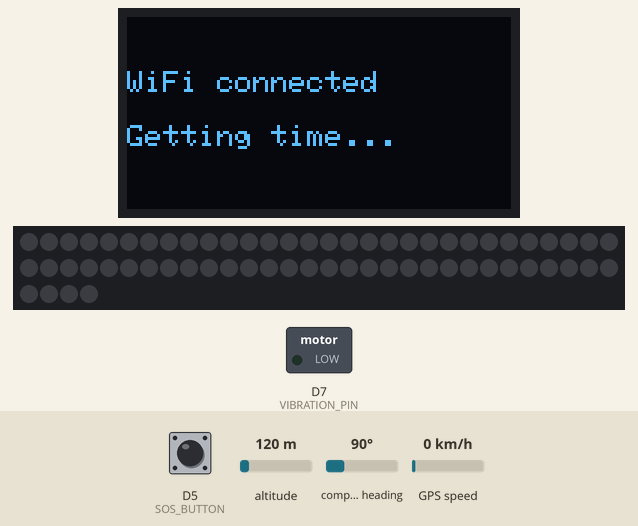
The sketch below on a simulated ESP8266 (NodeMCU). On the bench: 128×64 one-colour display, 64 RGB LEDs in strip order, left to right, continuing on the next row, switched loads named in the sketch (green lamp = pin HIGH). Inputs (shaded band) come from the test bench; at power-on: D5 (SOS_BUTTON) HIGH, altitude 120 m, compass heading 90°, GPS speed 0 km/h. WiFi joins after 1.5 s; servers stay silent unless stated; the local clock reads 2024-03-15 10:24:30 at power-on unless the sketch sets it; the GPS gets a fix after 3 s at 37.7749, -122.4194 with 8 satellites; what the sketch prints to the serial monitor is not drawn.

Above: at 1.9 s.
At 34.4 s:
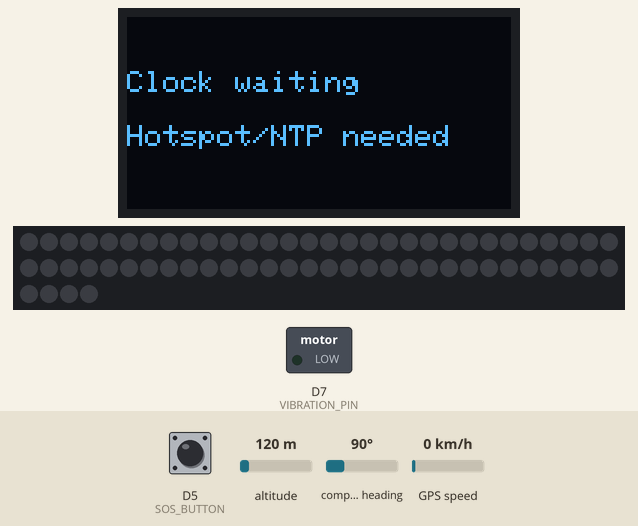

Measured:
- what the display in image 0 shows lasts 30.3 s, from 1.8 s to 32.1 s

The sketch:

Shaktibandh_Wearable_Transmitter.ino
```cpp
#include <ESP8266WiFi.h>
#include <espnow.h>
#include <Adafruit_NeoPixel.h>
#include <Wire.h>
#include <time.h>
#include <SoftwareSerial.h>
#include <TinyGPSPlus.h>
#include <Adafruit_GFX.h>
#include <Adafruit_SSD1306.h>

// SHAKTIBANDH WEARABLE - NodeMCU ESP8266
// Button D5->GND | WS2812 DIN D2 | vibration IN D7
// OLED SDA D6, SCL D1, address 0x3C
// GPS TX -> D3 (GPS RX unused). D3/GPIO0 must not be held LOW at boot.

#define SOS_BUTTON D5
#define LED_PIN D2
#define VIBRATION_PIN D7
#define GPS_RX D3
#define NUM_LEDS 64
#define WIFI_CHANNEL 1
#define SCREEN_WIDTH 128
#define SCREEN_HEIGHT 64
#define OLED_RESET -1
#define OLED_ADDRESS 0x3C

Adafruit_SSD1306 display(SCREEN_WIDTH, SCREEN_HEIGHT, &Wire, OLED_RESET);
SoftwareSerial gpsSerial(GPS_RX, -1);
TinyGPSPlus gps;
Adafruit_NeoPixel pixels(NUM_LEDS, LED_PIN, NEO_GRB + NEO_KHZ800);

const char* ssid = "RadheRadhe";
const char* password = "radhekrishna";
const char* timezone = "IST-5:30";
const time_t VALID_TIME = 1760000000;

uint8_t gatewayMAC[] = {0x48, 0x3F, 0xDA, 0x47, 0x2F, 0x4C};

double latitude = 0, longitude = 0;
bool gpsFix = false, timeIsValid = false;
bool emergencyLightActive = false, vibrationActive = false;
unsigned long lastGPSStatus = 0, lastClockUpdate = 0;
unsigned long vibrationStart = 0;
const unsigned long vibrationDuration = 3000;

bool lastButtonReading = HIGH, stableButtonState = HIGH;
unsigned long lastDebounceTime = 0, firstPressTime = 0;
bool doublePressHandled = false;
const unsigned long debounceTime = 50, doublePressWindow = 3000;

void showMessage(const char* a, const char* b) {
  display.clearDisplay();
  display.setTextColor(SSD1306_WHITE);
  display.setTextSize(1);
  display.setCursor(0, 18); display.println(a);
  display.setCursor(0, 36); display.println(b);
  display.display();
}

void readGPS() {
  while (gpsSerial.available()) gps.encode(gpsSerial.read());
  gpsFix = gps.location.isValid() && gps.location.age() < 10000;
  if (gpsFix) {
    latitude = gps.location.lat();
    longitude = gps.location.lng();
  }

  if (millis() - lastGPSStatus >= 2000) {
    lastGPSStatus = millis();
    if (gpsFix) {
      Serial.println("GPS FIX ACQUIRED");
      Serial.print("Latitude: "); Serial.println(latitude, 6);
      Serial.print("Longitude: "); Serial.println(longitude, 6);
      Serial.print("Fix age ms: "); Serial.println(gps.location.age());
    } else {
      Serial.println("GPS: NO RECENT FIX");
      Serial.print("GPS characters: "); Serial.println(gps.charsProcessed());
    }
  }
}

bool getFreshGPSFix() {
  readGPS();
  gpsFix = gps.location.isValid() && gps.location.age() < 10000;
  if (!gpsFix) return false;
  latitude = gps.location.lat();
  longitude = gps.location.lng();
  return latitude >= -90 && latitude <= 90 &&
         longitude >= -180 && longitude <= 180;
}

void sendESPNowAlert() {
  char packet[80];
  if (getFreshGPSFix())
    snprintf(packet, sizeof(packet), "ALERT|%.6f|%.6f", latitude, longitude);
  else
    snprintf(packet, sizeof(packet), "ALERT|NO_FIX");

  Serial.print("Sending ESP-NOW packet: ");
  Serial.println(packet);
  if (esp_now_send(gatewayMAC, (uint8_t*)packet, strlen(packet) + 1) != 0)
    Serial.println("ESP-NOW SEND REQUEST FAILED");
}

void OnDataSent(uint8_t* mac, uint8_t status) {
  Serial.println(status == 0 ? "ESP-NOW: PACKET SENT" : "ESP-NOW: SEND FAILED");
}

void updateClock() {
  time_t now = time(nullptr);
  if (now >= VALID_TIME) timeIsValid = true;
  if (!timeIsValid) {
    showMessage(WiFi.status() == WL_CONNECTED ? "WiFi connected" : "Clock waiting",
                WiFi.status() == WL_CONNECTED ? "Waiting for NTP..." : "Hotspot/NTP needed");
    return;
  }
  struct tm t;
  if (!localtime_r(&now, &t)) { showMessage("Clock error", "Time conversion failed"); return; }
  char tm[20], day[16], date[16];
  strftime(tm, sizeof(tm), "%I:%M:%S %p", &t);
  strftime(day, sizeof(day), "%A", &t);
  strftime(date, sizeof(date), "%d-%m-%Y", &t);
  display.clearDisplay();
  display.setTextColor(SSD1306_WHITE);
  display.setTextSize(1);
  display.setCursor(0, 8); display.println(tm);
  display.setCursor(0, 24); display.println(day);
  display.setCursor(0, 40); display.println(date);
  display.display();
}

void syncClockFromHotspot() {
  WiFi.mode(WIFI_STA);
  WiFi.persistent(false);
  WiFi.setAutoReconnect(false);
  bool connected = false;

  showMessage("Connecting WiFi", "Please wait...");
  for (int attempt = 1; attempt <= 3 && !connected; attempt++) {
    Serial.print("Hotspot attempt "); Serial.println(attempt);
    WiFi.begin(ssid, password);
    unsigned long start = millis();
    while (WiFi.status() != WL_CONNECTED && millis() - start < 15000) {
      readGPS(); delay(100); yield();
    }
    connected = WiFi.status() == WL_CONNECTED;
    if (!connected) { WiFi.disconnect(); delay(500); }
  }

  if (connected) {
    Serial.println("HOTSPOT CONNECTED");
    Serial.print("IP: "); Serial.println(WiFi.localIP());
    Serial.print("Hotspot channel: "); Serial.println(WiFi.channel());
    showMessage("WiFi connected", "Getting time...");
    configTime(timezone, "pool.ntp.org", "time.nist.gov");

    unsigned long start = millis();
    while (millis() - start < 30000) {
      readGPS();
      time_t now = time(nullptr);
      if (now >= VALID_TIME) {
        timeIsValid = true;
        Serial.println("TIME SYNC SUCCESSFUL");
        Serial.print("Unix time: "); Serial.println((long)now);
        break;
      }
      delay(250); yield();
    }
    if (!timeIsValid) {
      Serial.println("NTP FAILED: hotspot connected but time not received");
      showMessage("NTP failed", "Check hotspot internet/DNS");
      delay(2000);
    }
  } else {
    Serial.println("HOTSPOT CONNECTION FAILED");
    showMessage("WiFi failed", "Check 2.4GHz/SSID");
    delay(2000);
  }

  WiFi.disconnect();
  delay(200);
  wifi_set_channel(WIFI_CHANNEL);
  Serial.println("Radio set to ESP-NOW channel 1");
}

void startVibration() {
  digitalWrite(VIBRATION_PIN, HIGH);
  vibrationActive = true;
  vibrationStart = millis();
}
void updateVibration() {
  if (vibrationActive && millis() - vibrationStart >= vibrationDuration) {
    digitalWrite(VIBRATION_PIN, LOW);
    vibrationActive = false;
  }
}
void lightOn() {
  pixels.setBrightness(80);
  for (int i = 0; i < NUM_LEDS; i++) pixels.setPixelColor(i, pixels.Color(255,255,255));
  pixels.show(); emergencyLightActive = true;
}
void lightOff() { pixels.clear(); pixels.show(); emergencyLightActive = false; }

void handleSOSButton() {
  bool reading = digitalRead(SOS_BUTTON);
  if (reading != lastButtonReading) lastDebounceTime = millis();

  if (millis() - lastDebounceTime >= debounceTime && reading != stableButtonState) {
    stableButtonState = reading;
    if (stableButtonState == LOW) {
      unsigned long now = millis();
      if (firstPressTime != 0 && now - firstPressTime <= doublePressWindow && !doublePressHandled) {
        doublePressHandled = true;
        if (emergencyLightActive) lightOff(); else lightOn();
        Serial.println("DOUBLE PRESS: LED TOGGLED");
      } else {
        firstPressTime = now;
        doublePressHandled = false;
        Serial.println("SOS BUTTON PRESSED");
        sendESPNowAlert();
        startVibration();
      }
    }
  }
  lastButtonReading = reading;
  if (firstPressTime != 0 && millis() - firstPressTime > doublePressWindow) {
    firstPressTime = 0; doublePressHandled = false;
  }
}

void setup() {
  Serial.begin(115200);
  delay(200);
  gpsSerial.begin(9600);
  Serial.println("GPS initialized: TX -> D3");

  Wire.begin(12, 5); // SDA D6, SCL D1
  if (!display.begin(SSD1306_SWITCHCAPVCC, OLED_ADDRESS)) {
    Serial.println("OLED initialization failed");
    while (true) delay(1000);
  }
  showMessage("SHAKTIBANDH", "Starting...");

  pinMode(SOS_BUTTON, INPUT_PULLUP);
  pinMode(VIBRATION_PIN, OUTPUT);
  digitalWrite(VIBRATION_PIN, LOW);
  pixels.begin(); pixels.clear(); pixels.setBrightness(80); pixels.show();

  syncClockFromHotspot();

  Serial.print("Wearable MAC: "); Serial.println(WiFi.macAddress());
  if (esp_now_init() != 0) {
    Serial.println("ESP-NOW INIT FAILED");
    showMessage("ESP-NOW failed", "Check Serial Monitor");
    while (true) delay(1000);
  }
  esp_now_set_self_role(ESP_NOW_ROLE_CONTROLLER);
  esp_now_register_send_cb(OnDataSent);
  if (esp_now_add_peer(gatewayMAC, ESP_NOW_ROLE_SLAVE, WIFI_CHANNEL, NULL, 0) == 0)
    Serial.println("Gateway peer added");
  else
    Serial.println("Gateway peer add FAILED");

  Serial.println("SHAKTIBANDH READY");
  updateClock();
}

void loop() {
  readGPS();
  if (millis() - lastClockUpdate >= 250) {
    lastClockUpdate = millis();
    updateClock();
  }
  updateVibration();
  handleSOSButton();
  yield();
}
```
